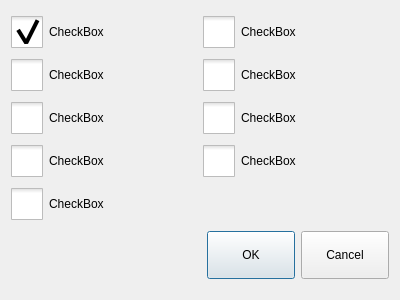
<?xml version="1.0" encoding="UTF-8"?>
<ui version="4.0">
 <class>ICPointType</class>
 <widget class="QDialog" name="ICPointType">
  <property name="geometry">
   <rect>
    <x>0</x>
    <y>0</y>
    <width>400</width>
    <height>300</height>
   </rect>
  </property>
  <property name="windowTitle">
   <string>Dialog</string>
  </property>
  <property name="styleSheet">
   <string notr="true">::indicator {
     width: 32px;
     height: 32px;
 }

::indicator:unchecked 
{
     image: url(:/resource/check_unchecked.png);
 }
::indicator:checked 
{
     image: url(:/resource/check_checked.png);
 }

QRadioButton::indicator:checked:disabled
{
 image: url(:/resource/check_checked_disable.png);
}

QRadioButton::indicator:unchecked:disabled
{
 image: url(:/resource/check_unchecked_disable.png);
}</string>
  </property>
  <layout class="QGridLayout" name="gridLayout">
   <item row="3" column="1">
    <widget class="QCheckBox" name="putFinishbox">
     <property name="text">
      <string>CheckBox</string>
     </property>
     <attribute name="buttonGroup">
      <string notr="true">buttonGroup</string>
     </attribute>
    </widget>
   </item>
   <item row="4" column="0">
    <widget class="QCheckBox" name="reserveBox">
     <property name="text">
      <string>CheckBox</string>
     </property>
     <attribute name="buttonGroup">
      <string notr="true">buttonGroup</string>
     </attribute>
    </widget>
   </item>
   <item row="2" column="0">
    <widget class="QCheckBox" name="GetBox">
     <property name="text">
      <string>CheckBox</string>
     </property>
     <attribute name="buttonGroup">
      <string notr="true">buttonGroup</string>
     </attribute>
    </widget>
   </item>
   <item row="3" column="0">
    <widget class="QCheckBox" name="getFinishBOx">
     <property name="text">
      <string>CheckBox</string>
     </property>
     <attribute name="buttonGroup">
      <string notr="true">buttonGroup</string>
     </attribute>
    </widget>
   </item>
   <item row="1" column="0">
    <widget class="QCheckBox" name="getUpBox">
     <property name="text">
      <string>CheckBox</string>
     </property>
     <attribute name="buttonGroup">
      <string notr="true">buttonGroup</string>
     </attribute>
    </widget>
   </item>
   <item row="1" column="1">
    <widget class="QCheckBox" name="putUpBox">
     <property name="text">
      <string>CheckBox</string>
     </property>
     <attribute name="buttonGroup">
      <string notr="true">buttonGroup</string>
     </attribute>
    </widget>
   </item>
   <item row="0" column="0">
    <widget class="QCheckBox" name="getWaitBox">
     <property name="text">
      <string>CheckBox</string>
     </property>
     <property name="checked">
      <bool>true</bool>
     </property>
     <attribute name="buttonGroup">
      <string notr="true">buttonGroup</string>
     </attribute>
    </widget>
   </item>
   <item row="2" column="1">
    <widget class="QCheckBox" name="putBox">
     <property name="text">
      <string>CheckBox</string>
     </property>
     <attribute name="buttonGroup">
      <string notr="true">buttonGroup</string>
     </attribute>
    </widget>
   </item>
   <item row="0" column="1">
    <widget class="QCheckBox" name="putWaitBox">
     <property name="text">
      <string>CheckBox</string>
     </property>
     <attribute name="buttonGroup">
      <string notr="true">buttonGroup</string>
     </attribute>
    </widget>
   </item>
   <item row="5" column="0" colspan="2">
    <widget class="QDialogButtonBox" name="buttonBox">
     <property name="styleSheet">
      <string notr="true">width:80px;
height:40px ;</string>
     </property>
     <property name="orientation">
      <enum>Qt::Horizontal</enum>
     </property>
     <property name="standardButtons">
      <set>QDialogButtonBox::Cancel|QDialogButtonBox::Ok</set>
     </property>
    </widget>
   </item>
  </layout>
 </widget>
 <resources/>
 <connections>
  <connection>
   <sender>buttonBox</sender>
   <signal>accepted()</signal>
   <receiver>ICPointType</receiver>
   <slot>accept()</slot>
   <hints>
    <hint type="sourcelabel">
     <x>248</x>
     <y>254</y>
    </hint>
    <hint type="destinationlabel">
     <x>157</x>
     <y>274</y>
    </hint>
   </hints>
  </connection>
  <connection>
   <sender>buttonBox</sender>
   <signal>rejected()</signal>
   <receiver>ICPointType</receiver>
   <slot>reject()</slot>
   <hints>
    <hint type="sourcelabel">
     <x>316</x>
     <y>260</y>
    </hint>
    <hint type="destinationlabel">
     <x>286</x>
     <y>274</y>
    </hint>
   </hints>
  </connection>
 </connections>
 <buttongroups>
  <buttongroup name="buttonGroup"/>
 </buttongroups>
</ui>
